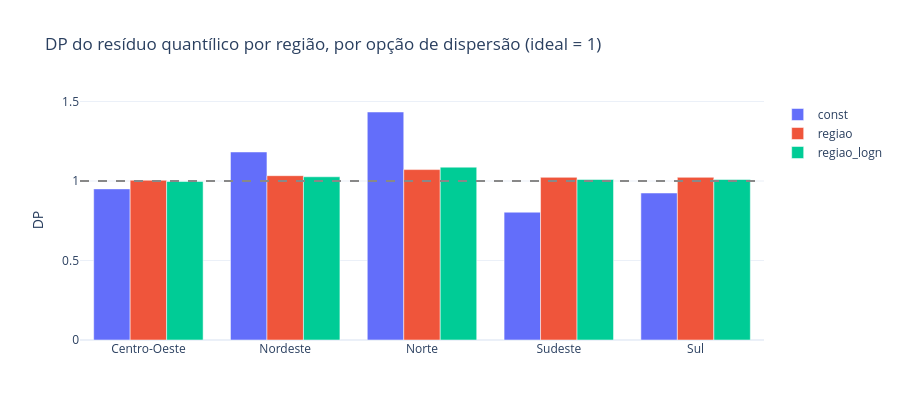

Write notebook code for a chart like this one.
### Code cell
ESCOLHA14 = DISP_T.sort_values("BIC").iloc[0]["opcao"]
lin = DISP_T.set_index("opcao").loc[ESCOLHA14]
if ESCOLHA14 == "const":
    DISP_OK, MOTIVO14 = False, "const tem o menor BIC; nenhuma dispersão variável escolhida"
else:
    p_ok = bool(lin.LRT_p < 0.01); d_ok = bool(DP14.loc[ESCOLHA14, "max_abs_dp_menos_1"] < DP14.loc["const", "max_abs_dp_menos_1"])
    DISP_OK = p_ok and d_ok
    MOTIVO14 = (f"LRT p={lin.LRT_p:.3g} ({'<' if p_ok else '>='} 0,01); max|DP-1| {DP14.loc['const','max_abs_dp_menos_1']:.3f} (const) -> "
                f"{DP14.loc[ESCOLHA14,'max_abs_dp_menos_1']:.3f} ({ESCOLHA14}) ({'melhora' if d_ok else 'não melhora'})")
DISP = ESCOLHA14 if DISP_OK else "const"
print("[motivação, não decide] escolhida por BIC:", ESCOLHA14, "| aceita:", DISP_OK, "|", MOTIVO14, "| dispersão adotada:", DISP)
fig = go.Figure([go.Bar(name=o, x=REGS, y=DP14.loc[o, REGS].values) for o in OPCOES])
fig.add_hline(y=1, line_dash="dash", line_color="#888")
fig.update_layout(barmode="group", title="DP do resíduo quantílico por região, por opção de dispersão (ideal = 1)", yaxis_title="DP", template="plotly_white", height=420)
G.salvar(fig, FIG / "final_dp_regiao.html"); fig.show()

### Figure 1 — Plotly figure (JSON) as saved in the notebook; plotly's stock layout.template omitted (floating-point values rounded to 4 significant figures)
{"data": [{"name": "const", "type": "bar", "x": ["Centro-Oeste", "Nordeste", "Norte", "Sudeste", "Sul"], "y": [0.9505, 1.183, 1.434, 0.8039, 0.9246]}, {"name": "regiao", "type": "bar", "x": ["Centro-Oeste", "Nordeste", "Norte", "Sudeste", "Sul"], "y": [1.005, 1.034, 1.072, 1.023, 1.023]}, {"name": "regiao_logn", "type": "bar", "x": ["Centro-Oeste", "Nordeste", "Norte", "Sudeste", "Sul"], "y": [0.9973, 1.027, 1.087, 1.01, 1.01]}], "layout": {"barmode": "group", "height": 420, "shapes": [{"line": {"color": "#888", "dash": "dash"}, "type": "line", "x0": 0, "x1": 1, "xref": "x domain", "y0": 1, "y1": 1, "yref": "y"}], "title": {"text": "DP do resíduo quantílico por região, por opção de dispersão (ideal = 1)"}, "yaxis": {"title": {"text": "DP"}}}}
